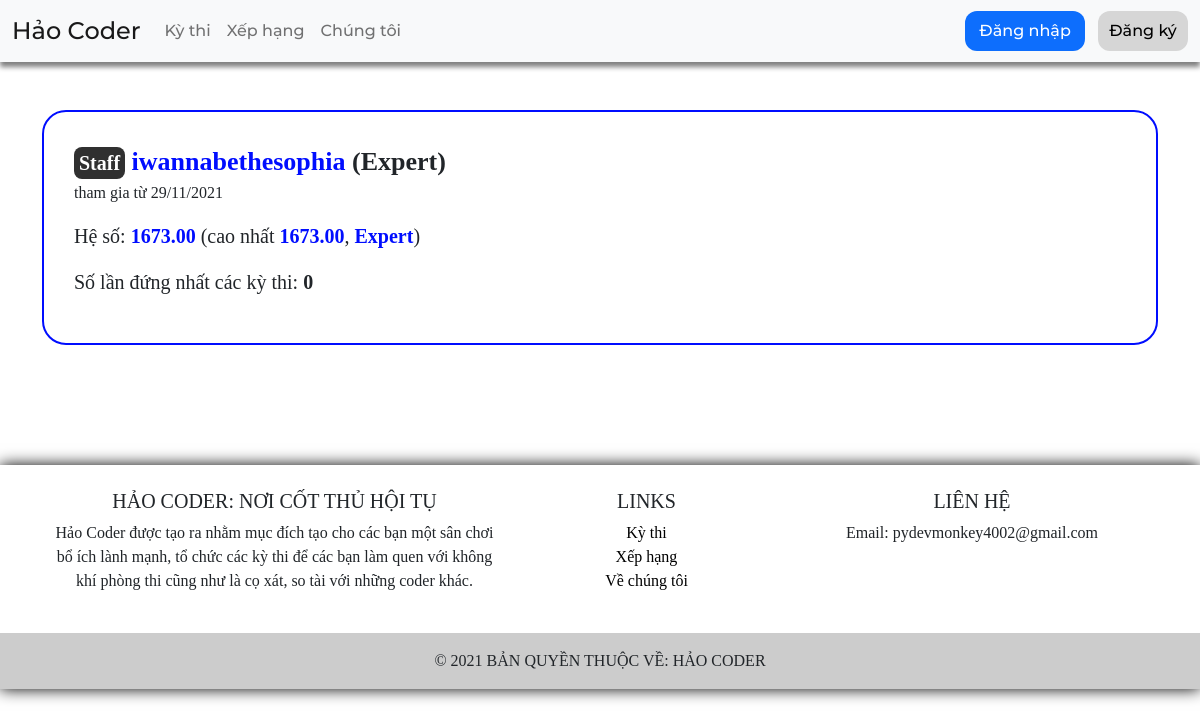
Screenshot of /profile/iwannabethesophia/ with the database file from the repository.
### home/models.py (models this page shows)
class Profile(models.Model):
	id = models.AutoField(primary_key=True)
	user = models.ForeignKey(User, on_delete=models.CASCADE)
	win = models.IntegerField(default=0)
	ratings = models.DecimalField(default=0.00, max_digits=6, decimal_places=2)
	highest_ratings = models.DecimalField(default=0.00, max_digits=6, decimal_places=2)
	role = models.CharField(max_length=100, default='Class H')
	highest_role = models.CharField(max_length=100, default='Class H')
	color = models.CharField(max_length=7, default='gray')
	highest_color = models.CharField(max_length=7, default='gray')
	def __str__(self):
		return self.user.username

### home/views.py (the view)
# urls.py: path('profile/', views.profile_page, name='profile page'),
def profile_page(req, qry=None):
	if qry or req.user.is_authenticated:
		usrprof = Profile.objects.filter(user__username=qry or req.user.username)
		if usrprof.exists():
			usrprof = usrprof[0]
			return render(req, 'pages/profile/profile.html', {"usrprof": usrprof, "code": code})
		else:
			return render(req, 'pages/error/hao404.html', {"err_msg": f"Vị huynh đài đây đang tìm người tên là \"{qry}\" đúng không vậy ? Vị hảo hán đó tại hạ đây cũng chưa từng nghe tên."})
	else:
		raise Http404

### templates/pages/profile/profile.html (shortened to what this page needs)
{% extends 'pages/base.html' %}
{% block content %}
{% load static %}
<link rel="stylesheet" type="text/css" href="{% static 'css/hcbadge.css' %}">
<link rel="stylesheet" type="text/css" href="{% static 'css/hccolor.css' %}">
<div class="container">
	<div class="row justify-content-lg-center">
		<div class="col-12">
			<div style="background-color: white; padding: 30px; border-radius: 24px; border: 2px solid {{ usrprof.color }};">
				<label style="font-size: 26px;">
					{% if usrprof.user.is_superuser %}
					<span class="hc-badge hc-bg-black">Admin</span>
					{% elif usrprof.user.is_staff %}
					<span class="hc-badge hc-bg-black">Staff</span>
					{% endif %}
					<span class="hc-fg-{{ usrprof.color }}" style="font-weight: bold;"><span style="color: {{ usrprof.color }};">{{ usrprof }}</span> ({{ usrprof.role }})</span>
				</label>
				<p>tham gia từ {{ usrprof.user.date_joined|date:'d/m/Y' }}</p>
				<p style="font-size: 20px;">
					Hệ số:
					<span style="font-weight: bold; color: {{ usrprof.color }};">
						{{ usrprof.ratings }}
					</span>
					 (cao nhất <span style="font-weight: bold; color: {{ usrprof.highest_color }};">{{ usrprof.highest_ratings }}</span>, <span style="font-weight: bold; color: {{ usrprof.highest_color }};">{{ usrprof.highest_role }}</span>)
				</p>
				<p style="font-size: 20px;">
					Số lần đứng nhất các kỳ thi: <span style="font-weight: bold;">{{ usrprof.win }}</span>
				</p>
			</div>
		</div>
	</div>
</div>
{% endblock %}

### static/css/hcbadge.css (style rules this page uses)
.hc-badge { text-align: center; font-weight: bold; padding: 5px; border: none; border-radius: 8px; font-size: 20px; color: white; }

### static/css/hccolor.css (style rules this page uses)
.hc-bg-black { background-color: #303030; }

### rows the page displays
Profile: user.username "iwannabethesophia", role "Expert", user.date_joined "29/11/2021", ratings "1673.00", highest_ratings "1673.00", highest_role "Expert", win "0"
